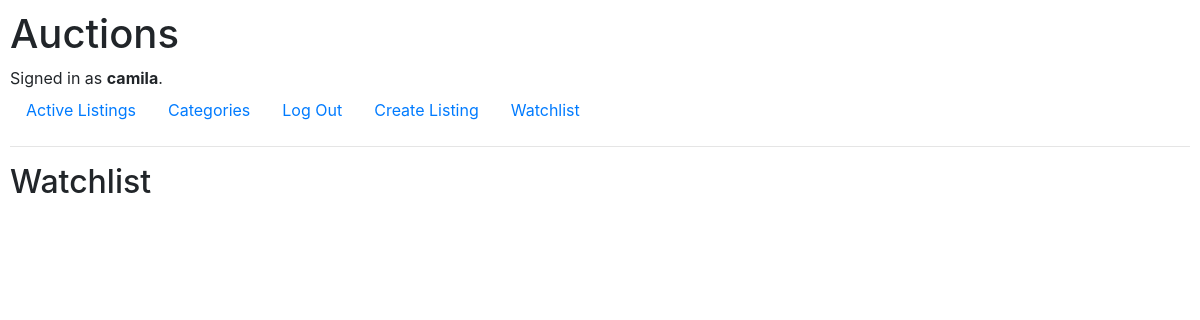
Before: /watchlist (signed in) with the older database file.
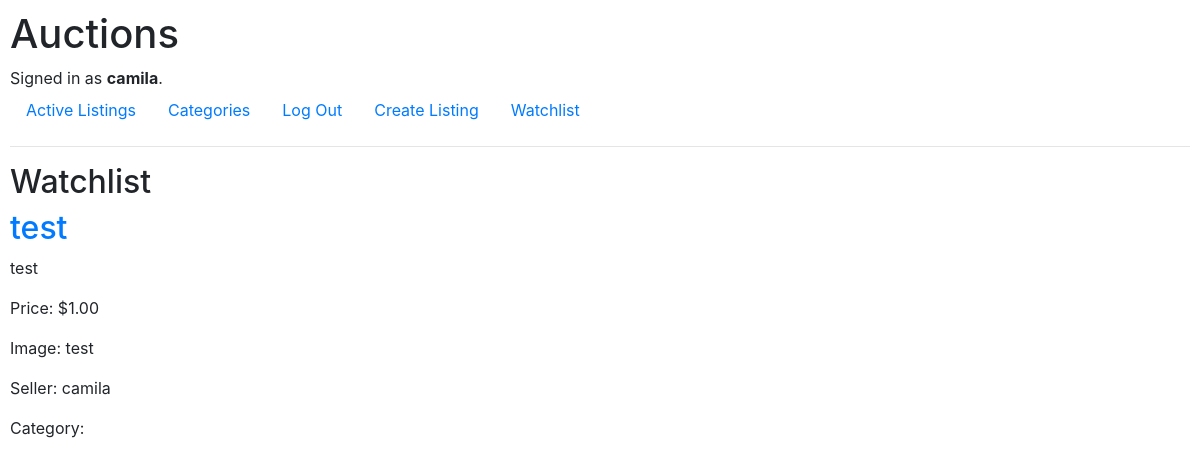
After: the same page with the newer database file.
### auctions/models.py (models this page shows, shortened)
class Listing(models.Model):
    title = models.CharField(max_length=64)
    description = models.CharField(max_length=64)
    starting_bid = models.DecimalField(max_digits=9, decimal_places=2, default=0)
    seller = models.ManyToManyField(User, blank=True, related_name="listing")
    seller_username = models.CharField(max_length=64, default="")
    img_url = models.CharField(max_length=64, blank=True)
    category = models.CharField(max_length=64, choices=CATEGORIES, default="art")
    in_watchlist = models.BooleanField(default=False)
    current_price = models.DecimalField(max_digits=9, decimal_places=2, default=0)
    is_active = models.BooleanField()
    current_winner = models.ManyToManyField(User, blank=True, related_name="won_bid")
    current_winner_username = models.CharField(max_length=64, blank=True, default="")

### auctions/views.py (the view)
# urls.py: path("watchlist", views.watchlist, name="watchlist"),
@login_required
def watchlist(request):
    return render(request, "auctions/index.html", {
        "listings": Listing.objects.filter(
            in_watchlist=True,
            seller_username=request.user.username
        ),
        "is_watchlist": True,
        "is_category": False
    })

### auctions/templates/auctions/index.html
{% extends "auctions/layout.html" %}
{% block body %}
    {% if is_category %}
        <h2>{{ is_category|title }}</h2>
    {% elif is_watchlist %}
        <h2>Watchlist</h2>
    {% else %}
        <h2>Active Listings</h2>
    {% endif %}
    {% for listing in listings %}
        <div>
            <h2><a href="{% url 'listings' listing.id %}">{{ listing.title }}</a></h2>
            <p>{{ listing.description }}</p>
            <p>Price: ${{ listing.starting_bid }}</p>
            <p>Image: {{ listing.img_url }}</p>
            <p>Seller: {{ listing.seller_username }}</p>
            <p>Category: {{ listing.category_id }}</p>
        </div>
        <br>
    {% endfor %}
{% endblock %}

Changed rows visible on the page:
now on this page (row edited): Listing: title "test", description "test", starting_bid "1.00", img_url "test", seller_username "camila"
